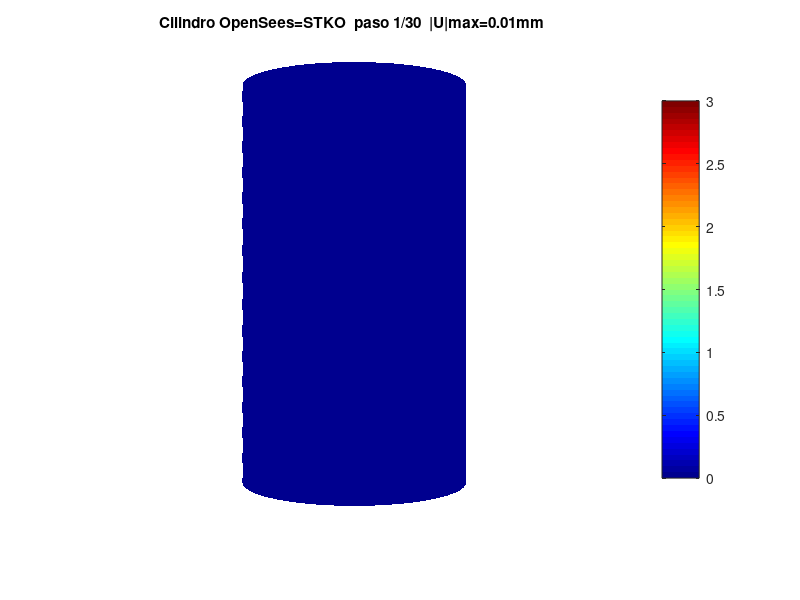

Write MATLAB code to recreate this figure. (Note: this script raises an error after producing the figure.)
S=load('strainloc.mat'); coords=S.coords; surf=double(S.surf); U=S.U;
nst=size(U,1); sc=12;
Vend=coords+sc*reshape(U(end,:,:),size(coords));
mn=min(Vend)-8; mx=max(Vend)+8; lims=[mn(1) mx(1) mn(2) mx(2) mn(3) mx(3)];
fig=figure('Position',[100 100 620 640],'Color','w'); colormap(jet);
gif='cilindro_strainloc.gif';
for st=1:nst
  Uf=reshape(U(st,:,:),size(coords)); Um=sqrt(sum(Uf.^2,2)); V=coords+sc*Uf;
  cla; trisurf(surf,V(:,1),V(:,2),V(:,3),Um,'EdgeColor','none');
  axis equal; axis(lims); axis off; view(35,12); caxis([0 3]); colorbar;
  title(sprintf('Cilindro OpenSees=STKO  paso %d/%d  |U|max=%.2fmm',st,nst,max(Um)));
  drawnow; fr=getframe(fig); [A,map]=rgb2ind(frame2im(fr),256);
  if st==1, imwrite(A,map,gif,'gif','LoopCount',Inf,'DelayTime',0.12);
  else imwrite(A,map,gif,'gif','WriteMode','append','DelayTime',0.12); end
end
disp('GIF listo');
